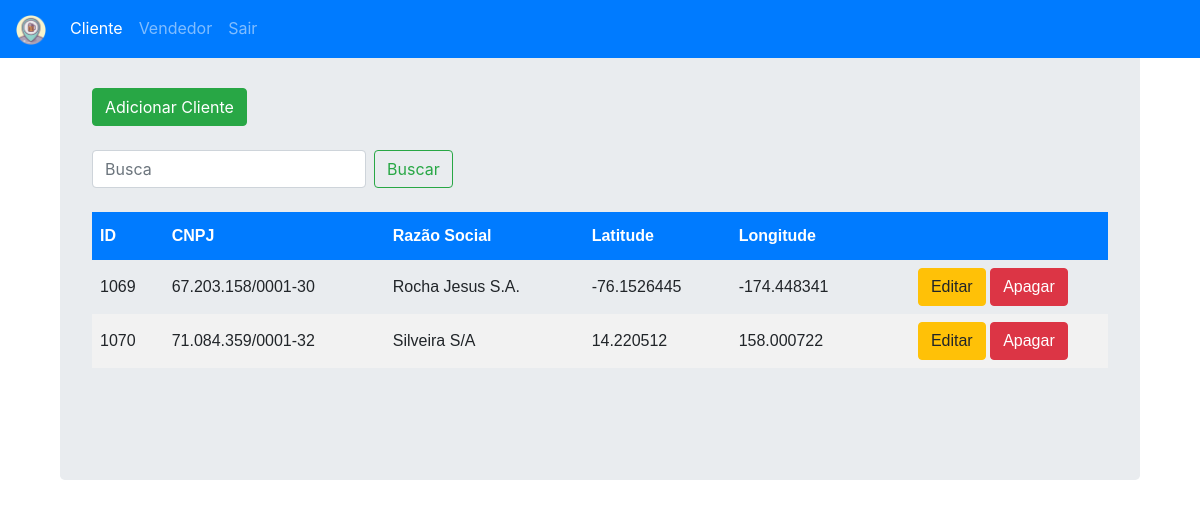
Before: /cadastros/cliente/?page=3 (signed in) with the older database file.
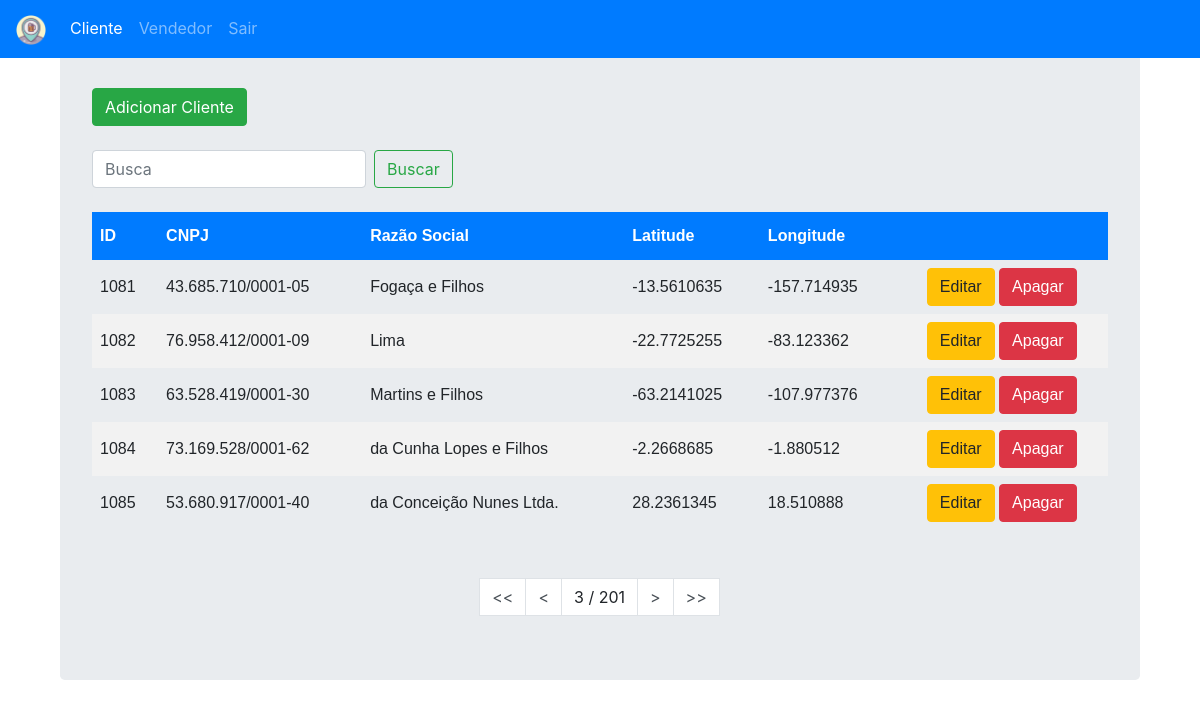
After: the same page with the newer database file.
### cadastros/models.py (models this page shows)
class Cliente(models.Model):
    cnpj = models.CharField(max_length=18)
    razao_social = models.CharField(max_length=40)
    latitude = models.CharField(max_length=12)
    longitude = models.CharField(max_length=12)
    class Meta:
        db_table = 'Clientes'

### cadastros/views.py (the view)
# urls.py: path('cliente/', views.listaCliente, name='lista-cliente'),
@login_required
def listaCliente(request):
    lista = Cliente.objects.order_by('id')
    query = request.GET.get("q")
    if query:
        lista = lista.filter(
            Q(id__icontains=query) |
            Q(cnpj__icontains=query) |
            Q(razao_social__icontains=query)
            ).distinct()
    paginator = Paginator(lista, 5) # Mostra 5 contatos por página
    try:
        page = int(request.GET.get('page', '1'))
    except ValueError:
        page = 1
    try:
        lista = paginator.page(page)
    except (EmptyPage, InvalidPage):
        lista = paginator.page(paginator.num_pages)
    return render(request, 'cadastros/lista_cliente.html', {"lista":lista})

### templates/cadastros/lista_cliente.html
{% extends "cadastros/base.html" %}
{% block body_block %}
{% include "cadastros/lista.html" with active_tab='cliente' %}
{% endblock %}

### templates/cadastros/lista.html (shortened to what this page needs)
<body>
    <div class="container">
      <div class="jumbotron">
          {% if active_tab == 'cliente' %}
          <div align="left">
            <a href="{% url 'cadastros:adicionar-cliente' %}">
                <br><button type="button" class="btn btn-success">Adicionar Cliente</button><br><br>
            </a>
          </div>
          {% else %}
          <div align="left">
            <a href="{% url 'cadastros:adicionar-vendedor' %}">
                <br><button type="button" class="btn btn-success">Adicionar Vendedor</button><br><br>
            </a>
          </div>
          {% endif %}
          <div align="right">
              <form class="form-inline my-2 my-lg-0" >
                <input class="form-control mr-sm-2" name="q" type="search" placeholder="Busca" aria-label="Search" value='{{request.GET.q}}'>
                <button class="btn btn-outline-success my-2 my-sm-0" type="submit">Buscar</button>
              </form>
          </div>
          <br>
          <div class="tabela">
          {% if lista %}
              <table>
                <thead>
                  <th>ID</th>
                  {% if active_tab == 'cliente' %}
                  <th>CNPJ</th>
                  {% else %}
                  <th>CPF</th>
                  {% endif %}
                  <th>Razão Social</th>
                  <th>Latitude</th>
                  <th>Longitude</th>
                  <th> </th>
                </thead>
                {% for acc in lista %}
                  <tr>
                    <td>{{ acc.id }} </td>
                    {% if active_tab == 'cliente' %}
                    <td>{{ acc.cnpj }}</td>
                    {% else %}
                    <td>{{ acc.cpf }}</td>
                    {% endif %}
                    <td>{{ acc.razao_social }}</td>
                    <td>{{ acc.latitude }}</td>
                    <td>{{ acc.longitude }}</td>
                    <td>
                        <div align="center">
                            <a href="editar/{{ acc.id }}"><button type="button" class="btn btn-warning">Editar</button></a>
                            <a href="apagar/{{ acc.id }}"><button type="button" class="btn btn-danger">Apagar</button></a>
                        </div>
                    </td>
                  </tr>
                {% endfor %}
            </table>
            <br><br>
            <div class="pagination justify-content-center">
                <a class="step-links">
                    {% if lista.has_previous %}
                        <a class="page-link"  href="?page=1{% if request.GET.q %}&q={{request.GET.q}} {% endif %}" ><< </a>
                        <a class="page-link"  href="?page={{ lista.previous_page_number }}{% if request.GET.q %}&q={{request.GET.q}} {% endif %}" >< </a>
                    {% endif %}
                    {% if lista.paginator.num_pages != 1 %}
                    <a class="page-link active">{{ lista.number}} / {{lista.paginator.num_pages}}</a>
                    {% endif %}
                    {% if lista.has_next %}
                        <a class="page-link"  href="?page={{ lista.next_page_number }}{% if request.GET.q %}&q={{request.GET.q}} {% endif %}">></a>
                        <a class="page-link"  href="?page={{ lista.paginator.num_pages }}{% if request.GET.q %}&q={{request.GET.q}} {% endif %}" >>> </a>
                    {% endif %}
            </div>
          {% else %}
            <p>Não existem registros.</p>
          {% endif %}
        </div>
      </div>
    </div>
</body>

Changed rows visible on the page:
no longer on this page (row unchanged): Cliente: id "1069", cnpj "67.203.158/0001-30", razao_social "Rocha Jesus S.A.", latitude "-76.1526445", longitude "-174.448341"
no longer on this page (row unchanged): Cliente: id "1070", cnpj "71.084.359/0001-32", razao_social "Silveira S/A", latitude "14.220512", longitude "158.000722"
added Cliente: id "1081", cnpj "43.685.710/0001-05", razao_social "Fogaça e Filhos", latitude "-13.5610635", longitude "-157.714935"
added Cliente: id "1082", cnpj "76.958.412/0001-09", razao_social "Lima", latitude "-22.7725255", longitude "-83.123362"
added Cliente: id "1083", cnpj "63.528.419/0001-30", razao_social "Martins e Filhos", latitude "-63.2141025", longitude "-107.977376"
added Cliente: id "1084", cnpj "73.169.528/0001-62", razao_social "da Cunha Lopes e Filhos", latitude "-2.2668685", longitude "-1.880512"
added Cliente: id "1085", cnpj "53.680.917/0001-40", razao_social "da Conceição Nunes Ltda.", latitude "28.2361345", longitude "18.510888"
Other visible differences:
{{ lista.number }}: (not shown) → "3"
{{ lista.paginator.num_pages }}: (not shown) → "201"
